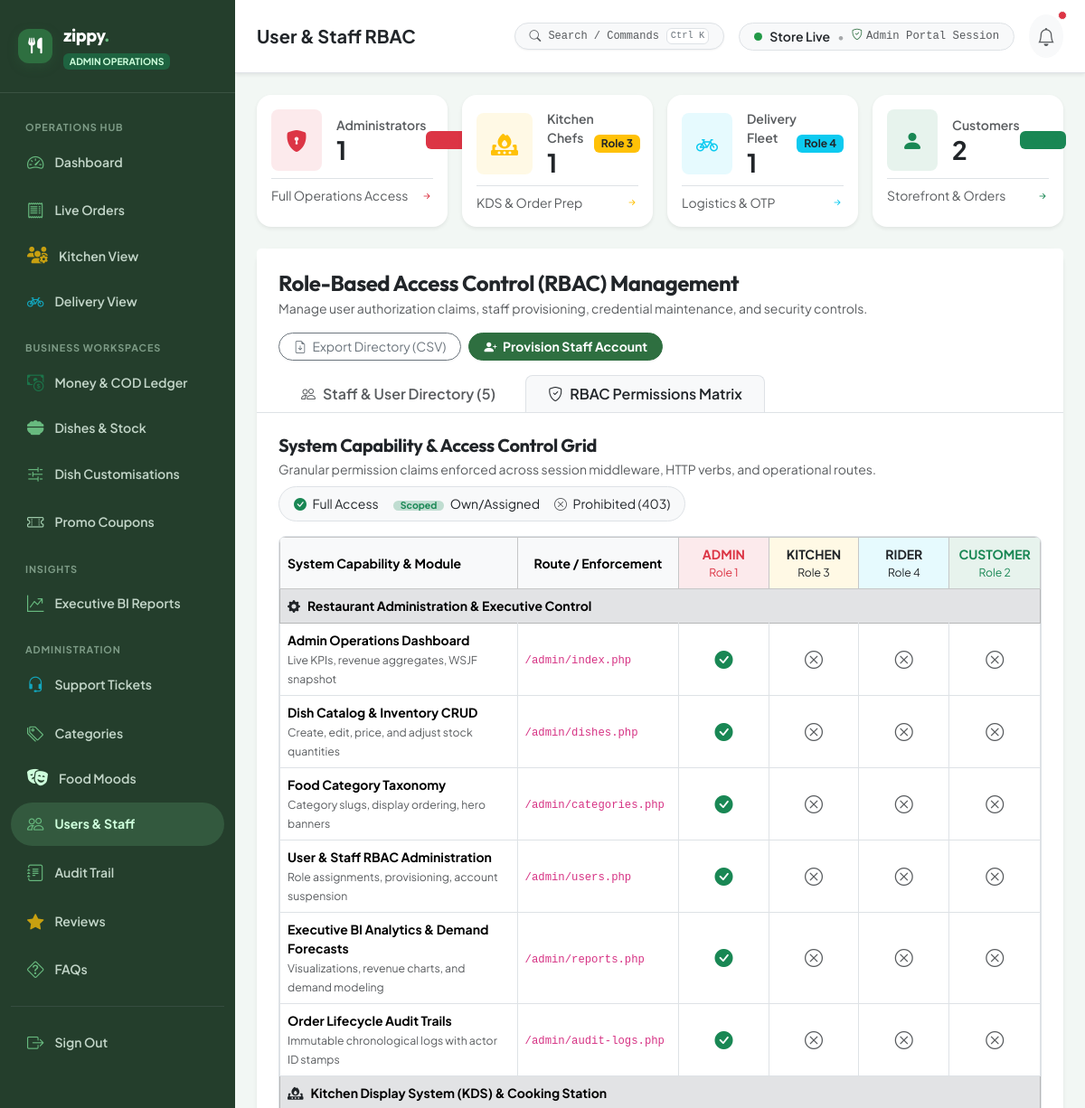
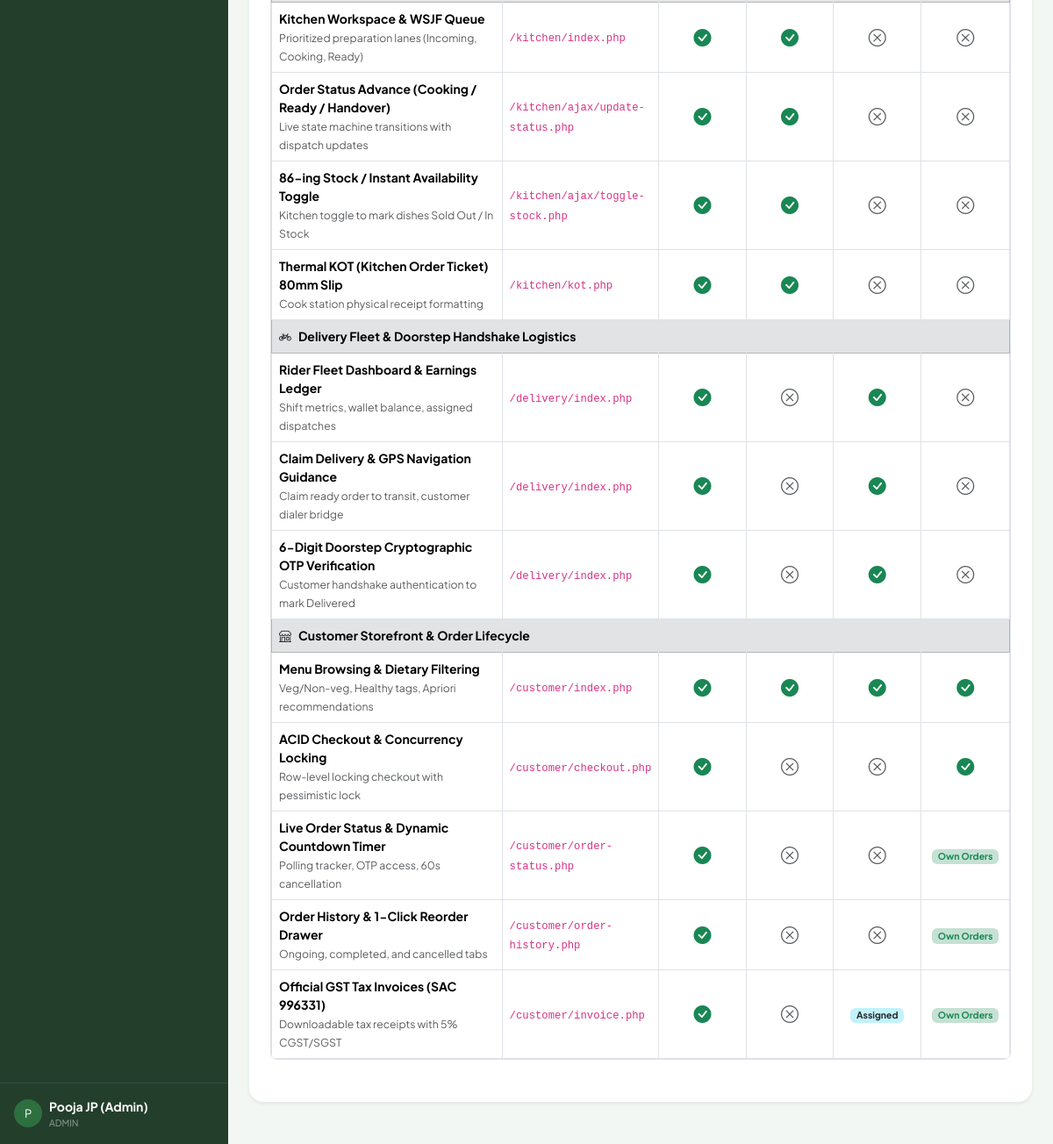
Page /admin/users.php?tab=matrix (signed in) on the earlier database version (2 pictures, top to bottom).
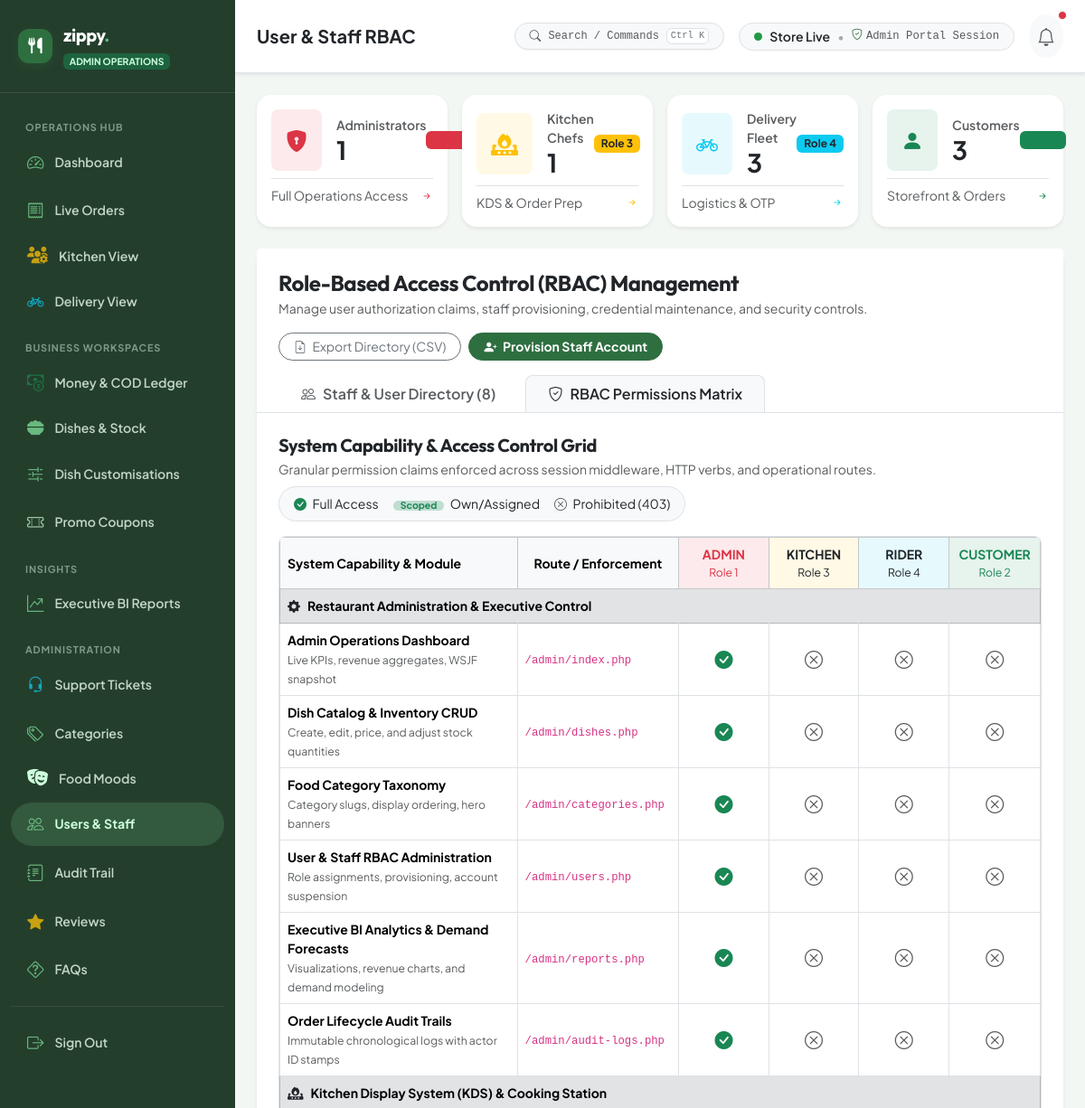
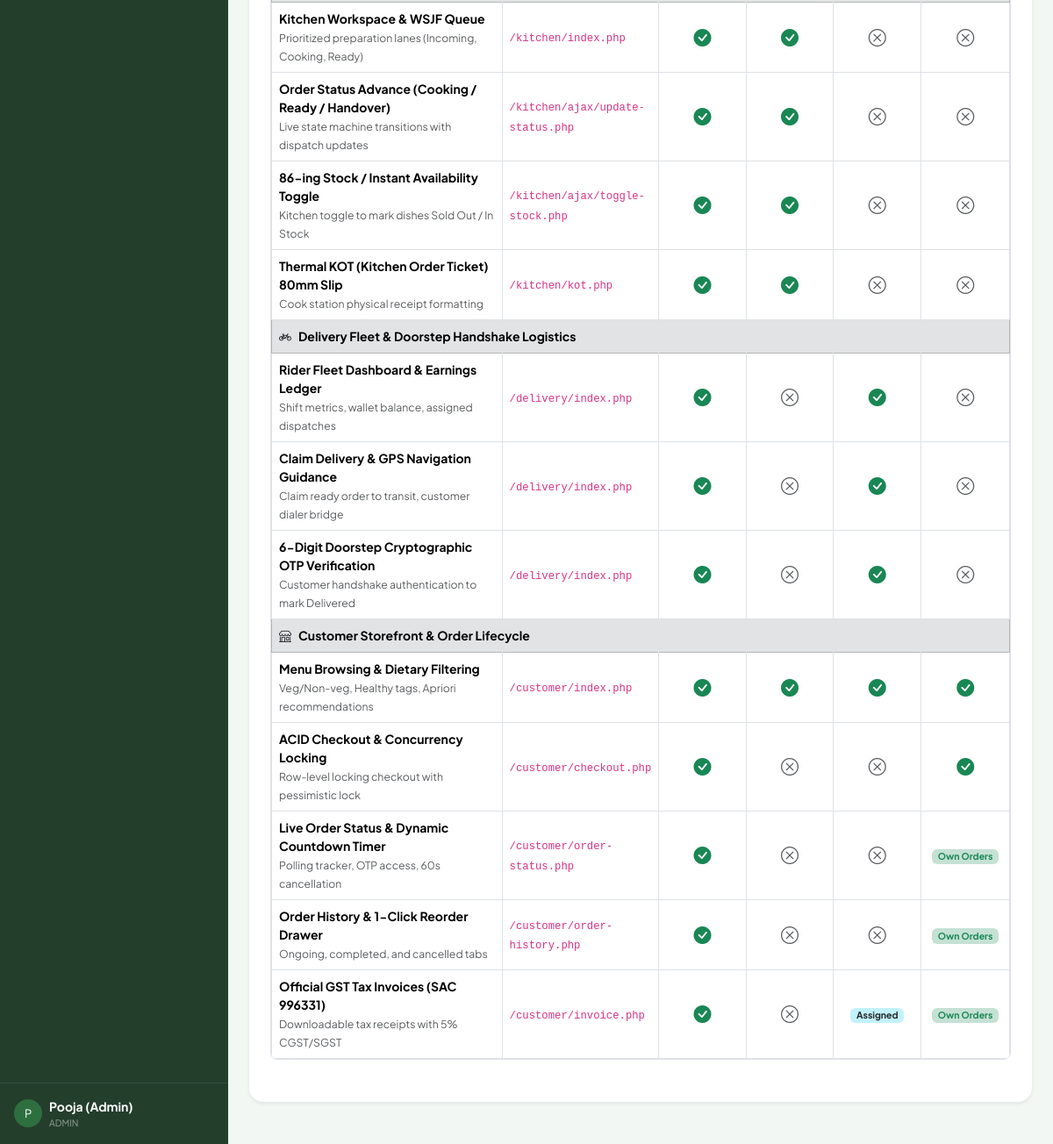
Same page on the later database version (2 pictures, top to bottom).
### tables this page shows
CREATE TABLE `users` (
    `user_id` INT AUTO_INCREMENT PRIMARY KEY,
    `role_id` INT NOT NULL DEFAULT 2,
    `full_name` VARCHAR(120) NOT NULL,
    `email` VARCHAR(150) NOT NULL UNIQUE,
    `phone_number` VARCHAR(20) NOT NULL UNIQUE,
    `password_hash` VARCHAR(255) NOT NULL,
    `is_active` TINYINT(1) NOT NULL DEFAULT 1,
    `created_at` TIMESTAMP NOT NULL DEFAULT CURRENT_TIMESTAMP,
    CONSTRAINT `fk_users_role` FOREIGN KEY (`role_id`) REFERENCES `roles` (`role_id`) ON UPDATE CASCADE
);

### config/config.php (called while the page is built, shortened)
<?php
function e(?string $string): string
{
    return htmlspecialchars($string ?? '', ENT_QUOTES, 'UTF-8');
}
function cleanInput(string|array|null $data): string|array
{
    return trim(htmlspecialchars((string)($data ?? ''), ENT_QUOTES, 'UTF-8'));
}
function isLoggedIn(): bool
{
    return !empty($_SESSION['user_id']);
}
function getCurrentUser(): ?array
{
    $userName = (string)($_SESSION['user_name'] ?? 'User');
    $userPhone = (string)($_SESSION['user_phone'] ?? '');
    return [
        'id' => (int)$_SESSION['user_id'],
        'name' => $userName,
        'full_name' => $userName,
        'email' => (string)($_SESSION['user_email'] ?? ''),
        'phone' => $userPhone,
        'phone_number' => $userPhone,
        'role_id' => (int)($_SESSION['role_id'] ?? 2),
        'role_name' => strtoupper((string)($_SESSION['role_name'] ?? 'CUSTOMER'))
    ];
}

### includes/Services/AdminService.php (called while the page is built, shortened)
<?php
class AdminService
{
    public static function buildUserFilter(string $roleFilter, string $statusFilter, string $searchQuery): array
    {
        $conditions = [];
        $params = [];
        $whereClause = !empty($conditions) ? ('WHERE ' . implode(' AND ', $conditions)) : '';
        return [$whereClause, $params];
    }
    public static function getUsersDirectoryData(
        string $roleFilter,
        string $statusFilter,
        string $searchQuery,
        int $requestedPage
    ): array
    {
        [$whereClause, $params] = self::buildUserFilter($roleFilter, $statusFilter, $searchQuery);
        $perPage = 15;
        $totalFiltered = (int)dbFetchVal("
            SELECT COUNT(*)
            FROM `users` u
            JOIN `roles` r ON u.role_id = r.role_id
            {$whereClause}
        ", $params) ?: 0;
        $totalPages = max(1, (int)ceil($totalFiltered / $perPage));
        $currentPage = min($totalPages, max(1, $requestedPage));
        $offset = ($currentPage - 1) * $perPage;
        $userParams = array_merge($params, [':limit' => $perPage, ':offset' => $offset]);
        $users = dbFetchAll("
            SELECT u.*, r.role_name, r.description AS role_desc
            FROM `users` u
            JOIN `roles` r ON u.role_id = r.role_id
            {$whereClause}
            ORDER BY u.role_id ASC, u.user_id DESC
            LIMIT :limit OFFSET :offset
        ", $userParams);
        $roles = dbFetchAll("SELECT * FROM `roles` ORDER BY `role_id` ASC");
        $totalUsersCount = (int)dbFetchVal("SELECT COUNT(*) FROM `users`") ?: 0;
        $adminCount = (int)dbFetchVal("SELECT COUNT(*) FROM `users` WHERE `role_id` = 1") ?: 0;
        $kitchenCount = (int)dbFetchVal("SELECT COUNT(*) FROM `users` WHERE `role_id` = 3") ?: 0;
        $riderCount = (int)dbFetchVal("SELECT COUNT(*) FROM `users` WHERE `role_id` = 4") ?: 0;
        $customerCount = (int)dbFetchVal("SELECT COUNT(*) FROM `users` WHERE `role_id` = 2") ?: 0;
        $inactiveUsersCount = (int)dbFetchVal("SELECT COUNT(*) FROM `users` WHERE `is_active` = 0") ?: 0;
        $paginationParams = ['tab' => 'directory'];
        return [
            'perPage' => $perPage,
            'totalFiltered' => $totalFiltered,
            'totalPages' => $totalPages,
            'currentPage' => $currentPage,
            'offset' => $offset,
            'users' => $users,
            'roles' => $roles,
            'totalUsersCount' => $totalUsersCount,
            'adminCount' => $adminCount,
            'kitchenCount' => $kitchenCount,
            'riderCount' => $riderCount,
            'customerCount' => $customerCount,
            'inactiveUsersCount' => $inactiveUsersCount,
            'paginationParams' => $paginationParams,
        ];
    }
}

### includes/functions.php (called while the page is built, shortened)
<?php
require_once __DIR__ . '/../config/config.php';
function dbQuery(string $sql, array $params = []): ?PDOStatement
{
    $pdo = getDbConnection();
    try {
        $stmt = $pdo->prepare($sql);
        $pos = 1;
        foreach ($params as $key => $value) {
            if (is_int($value)) {
                $type = PDO::PARAM_INT;
            } elseif (is_null($value)) {
                $type = PDO::PARAM_NULL;
            } elseif (is_bool($value)) {
                $type = PDO::PARAM_INT;
                $value = $value ? 1 : 0;
            } else {
                $type = PDO::PARAM_STR;
            }
            if (is_int($key)) {
                $stmt->bindValue($pos++, $value, $type);
            } else {
                $stmt->bindValue($key, $value, $type);
            }
        }
        $stmt->execute();
        return $stmt;
    } catch (PDOException $e) {
        error_log("Database Query Error: " . $e->getMessage() . " | SQL: " . $sql);
        if ($pdo->inTransaction()) {
            throw $e;
        }
        return null;
    }
}
function dbFetchAll(string $sql, array $params = []): array
{
    $stmt = dbQuery($sql, $params);
    return $stmt ? $stmt->fetchAll() : [];
}
function dbFetchVal(string $sql, array $params = []): mixed
{
    $stmt = dbQuery($sql, $params);
    return $stmt ? $stmt->fetchColumn() : null;
}
require_once __DIR__ . '/Services/AdminService.php';

### admin/users.php (the view, shortened to what the changed rows need)
<?php
require_once __DIR__ . '/../config/config.php';
require_once __DIR__ . '/../includes/functions.php';
require_once __DIR__ . '/includes/header.php';
$roleFilter = cleanInput($_GET['role'] ?? '');
$statusFilter = cleanInput($_GET['status'] ?? '');
$searchQuery = cleanInput($_GET['q'] ?? '');
$activeTab = cleanInput($_GET['tab'] ?? 'directory');
$dirData = AdminService::getUsersDirectoryData(
    $roleFilter,
    $statusFilter,
    $searchQuery,
    (int)($_GET['page'] ?? 1)
);
$totalUsersCount = $dirData['totalUsersCount'];
$adminCount = $dirData['adminCount'];
$kitchenCount = $dirData['kitchenCount'];
$riderCount = $dirData['riderCount'];
$customerCount = $dirData['customerCount'];
?>
<div class="row g-3 mb-4">
  <div class="col-12 col-sm-6 col-xl-3">
    <a href="<?= ADMIN_URL ?>/users.php?role=ADMIN&tab=directory" class="text-decoration-none">
      <div class="card border-0 rounded-4 shadow-sm p-3 bg-white h-100 transition-card <?= ($roleFilter === 'ADMIN') ? 'border border-2 border-danger' : '' ?>">
        <div class="d-flex align-items-center justify-content-between">
          <div class="d-flex align-items-center gap-3">
            <div>
              <div class="text-muted small fw-semibold">Administrators</div>
              <div class="h3 fw-bold text-dark mb-0 font-outfit"><?= $adminCount ?></div>
            </div>
          </div>
        </div>
      </div>
    </a>
  </div>
  <div class="col-12 col-sm-6 col-xl-3">
    <a href="<?= ADMIN_URL ?>/users.php?role=KITCHEN&tab=directory" class="text-decoration-none">
      <div class="card border-0 rounded-4 shadow-sm p-3 bg-white h-100 transition-card <?= ($roleFilter === 'KITCHEN') ? 'border border-2 border-warning' : '' ?>">
        <div class="d-flex align-items-center justify-content-between">
          <div class="d-flex align-items-center gap-3">
            <div>
              <div class="text-muted small fw-semibold">Kitchen Chefs</div>
              <div class="h3 fw-bold text-dark mb-0 font-outfit"><?= $kitchenCount ?></div>
            </div>
          </div>
        </div>
      </div>
    </a>
  </div>
  <div class="col-12 col-sm-6 col-xl-3">
    <a href="<?= ADMIN_URL ?>/users.php?role=RIDER&tab=directory" class="text-decoration-none">
      <div class="card border-0 rounded-4 shadow-sm p-3 bg-white h-100 transition-card <?= ($roleFilter === 'RIDER') ? 'border border-2 border-info' : '' ?>">
        <div class="d-flex align-items-center justify-content-between">
          <div class="d-flex align-items-center gap-3">
            <div>
              <div class="text-muted small fw-semibold">Delivery Fleet</div>
              <div class="h3 fw-bold text-dark mb-0 font-outfit"><?= $riderCount ?></div>
            </div>
          </div>
        </div>
      </div>
    </a>
  </div>
  <div class="col-12 col-sm-6 col-xl-3">
    <a href="<?= ADMIN_URL ?>/users.php?role=CUSTOMER&tab=directory" class="text-decoration-none">
      <div class="card border-0 rounded-4 shadow-sm p-3 bg-white h-100 transition-card <?= ($roleFilter === 'CUSTOMER') ? 'border border-2 border-success' : '' ?>">
        <div class="d-flex align-items-center justify-content-between">
          <div class="d-flex align-items-center gap-3">
            <div>
              <div class="text-muted small fw-semibold">Customers</div>
              <div class="h3 fw-bold text-dark mb-0 font-outfit"><?= $customerCount ?></div>
            </div>
          </div>
        </div>
      </div>
    </a>
  </div>
</div>
<div class="card border-0 rounded-4 shadow-sm bg-white mb-4">
  <div class="card-header bg-white border-bottom p-4 pb-0">
    <ul class="nav nav-tabs border-bottom-0 gap-2">
      <li class="nav-item">
        <a class="nav-link fw-semibold rounded-top-3 px-4 <?= ($activeTab !== 'matrix') ? 'active bg-light border-bottom-0 text-dark' : 'text-muted' ?>" href="<?= ADMIN_URL ?>/users.php?tab=directory">
          <i class="bi bi-people me-2"></i>Staff & User Directory (<?= $totalUsersCount ?>)
        </a>
      </li>
    </ul>
  </div>
  <div class="card-body p-4">
    <?php if ($activeTab === 'matrix'): ?>
      <div class="mb-4">
        <div class="table-responsive rounded-3 border">
          <table class="table table-bordered align-middle small mb-0">
            <thead class="table-light">
              <tr class="text-center align-middle">
                <th class="text-start" style="width: 32%;">System Capability & Module</th>
                <th style="width: 20%;">Route / Enforcement</th>
                <th style="width: 12%;" class="bg-danger bg-opacity-10 text-danger">
                  <div class="fw-bold">ADMIN</div>
                  <div class="small fw-normal">Role 1</div>
                </th>
                <th style="width: 12%;" class="bg-warning bg-opacity-10 text-dark">
                  <div class="fw-bold">KITCHEN</div>
                  <div class="small fw-normal">Role 3</div>
                </th>
                <th style="width: 12%;" class="bg-info bg-opacity-10 text-dark">
                  <div class="fw-bold">RIDER</div>
                  <div class="small fw-normal">Role 4</div>
                </th>
                <th style="width: 12%;" class="bg-success bg-opacity-10 text-success">
                  <div class="fw-bold">CUSTOMER</div>
                  <div class="small fw-normal">Role 2</div>
                </th>
              </tr>
            </thead>
          </table>
        </div>
      </div>
    <?php endif; ?>
  </div>
</div>
<?php require_once __DIR__ . '/includes/footer.php'; ?>

### admin/includes/header.php (shortened to what the changed rows need)
<?php
require_once __DIR__ . '/../../config/config.php';
require_once __DIR__ . '/../../includes/functions.php';
$currentUser = getCurrentUser();
?>
<!DOCTYPE html>
<html lang="en">
<head>
  <link href="https://cdn.jsdelivr.net/npm/bootstrap@5.3.3/dist/css/bootstrap.min.css" rel="stylesheet">
  <link rel="stylesheet" href="https://cdn.jsdelivr.net/npm/bootstrap-icons@1.11.3/font/bootstrap-icons.min.css">
  <link rel="stylesheet" href="https://cdnjs.cloudflare.com/ajax/libs/font-awesome/6.5.2/css/all.min.css">
  <link rel="stylesheet" href="<?= ASSETS_URL ?>/css/style.css?v=<?= filemtime(__DIR__ . '/../../assets/css/style.css') ?>">
  <link rel="stylesheet" href="https://unpkg.com/leaflet@1.9.4/dist/leaflet.css" />
</head>
<body>
  <div class="admin-layout">
    <aside class="admin-sidebar">
      <div class="p-3 mt-auto border-top border-secondary border-opacity-25 d-flex align-items-center gap-2">
        <div class="overflow-hidden">
          <div class="text-white small fw-bold text-truncate"><?= e($currentUser['name'] ?? 'Administrator') ?></div>
          <div class="text-white-50" style="font-size: 0.65rem;"><?= e($currentUser['role_name'] ?? 'ADMIN') ?></div>
        </div>
      </div>
    </aside>
    <div class="admin-main">
      <div class="admin-content p-4">

Differences in the rows shown:
no longer on this page (row edited): users: is_active "1", user_id "5"
Other differences:
$currentUser['name']: "Pooja JP (Admin)" → "Pooja (Admin)"
$adminCount: (not shown) → "1"
$kitchenCount: (not shown) → "1"
$riderCount: (not shown) → "3"
$customerCount: "2" → "3"
$totalUsersCount: (not shown) → "8"
